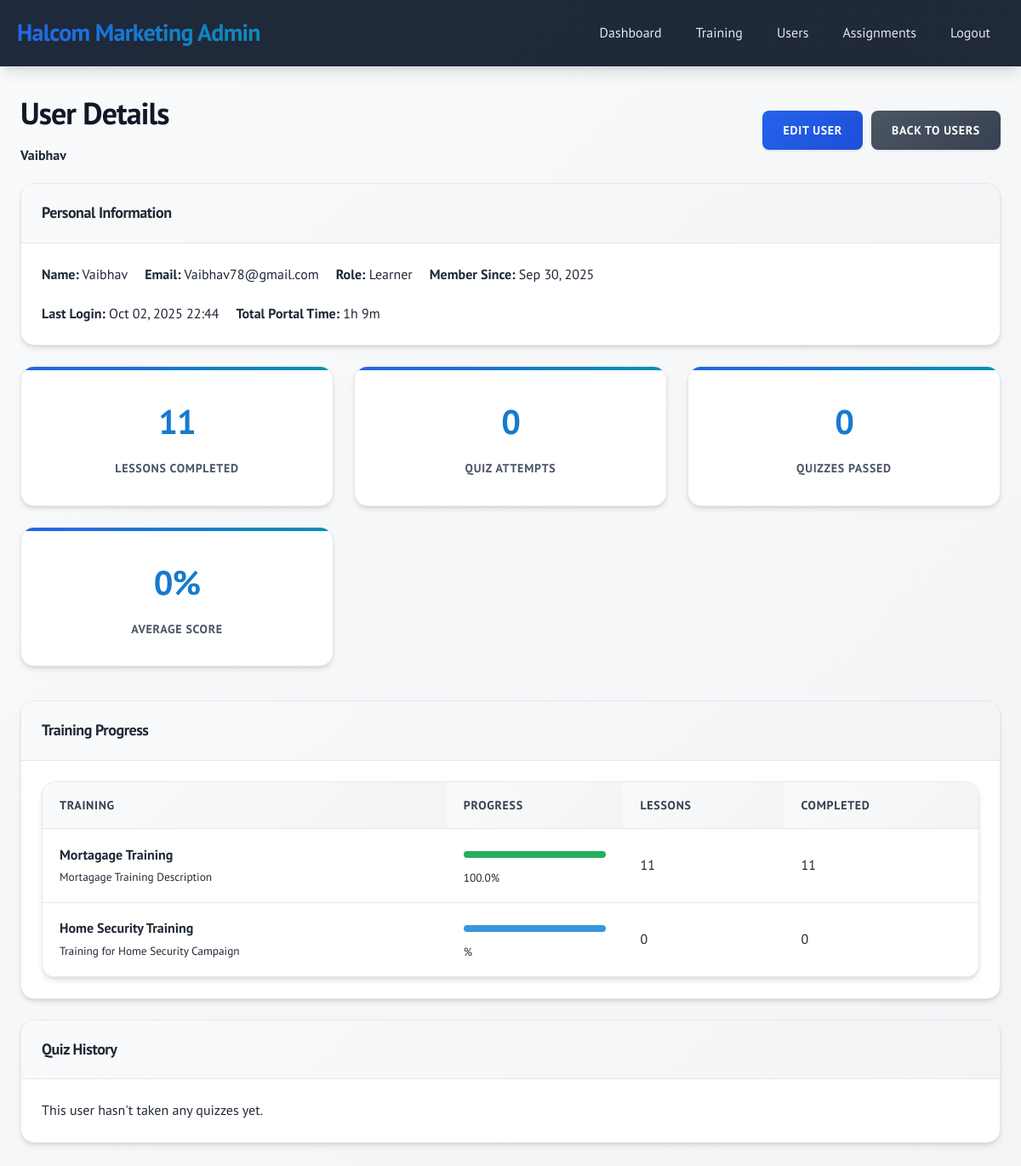
The app's page /admin/user_details.php?id=13 (signed in) with its own data.
### tables this page shows
CREATE TABLE `users` (
  `id` int(11) NOT NULL AUTO_INCREMENT,
  `name` varchar(100) NOT NULL,
  `email` varchar(100) NOT NULL,
  `password` varchar(255) NOT NULL,
  `role` enum('admin','learner') NOT NULL DEFAULT 'learner',
  `created_at` timestamp NOT NULL DEFAULT current_timestamp(),
  `last_login` timestamp NULL DEFAULT NULL,
  `total_portal_time` int(11) DEFAULT 0,
  PRIMARY KEY (`id`),
  UNIQUE KEY `email` (`email`)
);

CREATE TABLE `courses` (
  `id` int(11) NOT NULL AUTO_INCREMENT,
  `title` varchar(200) NOT NULL,
  `description` text DEFAULT NULL,
  `created_by` int(11) NOT NULL,
  `created_at` timestamp NOT NULL DEFAULT current_timestamp(),
  PRIMARY KEY (`id`),
  KEY `created_by` (`created_by`),
  CONSTRAINT `courses_ibfk_1` FOREIGN KEY (`created_by`) REFERENCES `users` (`id`) ON DELETE CASCADE
);

### includes/functions.php (called while the page is built, shortened)
<?php
function formatDate($date) {
    return date('M d, Y', strtotime($date));
}
function formatDateTime($date) {
    return date('M d, Y H:i', strtotime($date));
}
function formatDuration($seconds) {
    if ($seconds < 60) {
        return $seconds . 's';
    } elseif ($seconds < 3600) {
        return floor($seconds / 60) . 'm ' . ($seconds % 60) . 's';
    } else {
        $hours = floor($seconds / 3600);
        $minutes = floor(($seconds % 3600) / 60);
        return $hours . 'h ' . $minutes . 'm';
    }
}
?>

### admin/user_details.php (the view, shortened to what this page needs)
<?php
require_once '../includes/functions.php';
$pdo = getDBConnection();
$user_id = $_GET['id'] ?? null;
$stmt = $pdo->prepare("SELECT * FROM users WHERE id = ? AND role = 'learner'");
$stmt->execute([$user_id]);
$user = $stmt->fetch();
$stmt = $pdo->prepare("
    SELECT c.*,
           COUNT(l.id) as total_lessons,
           COUNT(p.lesson_id) as completed_lessons,
           ROUND((COUNT(p.lesson_id) / COUNT(l.id)) * 100, 1) as progress_percentage
    FROM courses c
    LEFT JOIN lessons l ON c.id = l.course_id
    LEFT JOIN progress p ON l.id = p.lesson_id AND p.user_id = ? AND p.completed = 1
    GROUP BY c.id
    ORDER BY progress_percentage DESC, c.created_at DESC
");
$stmt->execute([$user_id]);
$Training_progress = $stmt->fetchAll();
$stmt = $pdo->prepare("
    SELECT qa.*, q.title as quiz_title, q.passing_score,
           l.title as lesson_title, c.title as Training_title
    FROM quiz_attempts qa
    JOIN quizzes q ON qa.quiz_id = q.id
    JOIN lessons l ON q.lesson_id = l.id
    JOIN courses c ON l.course_id = c.id
    WHERE qa.user_id = ?
    ORDER BY qa.attempted_at DESC
");
$stmt->execute([$user_id]);
$quiz_attempts = $stmt->fetchAll();
$stats = [];
$stmt = $pdo->prepare("SELECT COUNT(*) as total FROM progress WHERE user_id = ? AND completed = 1");
$stmt->execute([$user_id]);
$stats['lessons_completed'] = $stmt->fetch()['total'];
$stmt = $pdo->prepare("SELECT COUNT(*) as total FROM quiz_attempts WHERE user_id = ?");
$stmt->execute([$user_id]);
$stats['quiz_attempts'] = $stmt->fetch()['total'];
$stmt = $pdo->prepare("SELECT COUNT(*) as total FROM quiz_attempts WHERE user_id = ? AND passed = 1");
$stmt->execute([$user_id]);
$stats['passed_quizzes'] = $stmt->fetch()['total'];
$stmt = $pdo->prepare("SELECT AVG(score) as avg_score FROM quiz_attempts WHERE user_id = ? AND score > 0");
$stmt->execute([$user_id]);
$stats['avg_score'] = round($stmt->fetch()['avg_score'] ?? 0, 1);
?>
<!DOCTYPE html>
<html lang="en">
<head>
    <link rel="stylesheet" href="../assets/css/style.css">
</head>
<body>
    <div class="header">
        <div class="header-content">
            <div class="logo">Halcom Marketing Admin</div>
            <div class="nav">
                <a href="dashboard.php">Dashboard</a>
                <a href="trainings.php">Training</a>
                <a href="users.php">Users</a>
                <a href="training_assignments.php">Assignments</a>
                <a href="../auth/logout.php">Logout</a>
            </div>
        </div>
    </div>
    <div class="container">
        <div class="d-flex justify-between align-center mb-20">
            <div>
                <h1>User Details</h1>
                <p><strong><?php echo htmlspecialchars($user['name']); ?></strong></p>
            </div>
            <div class="d-flex gap-10">
                <a href="user_edit.php?id=<?php echo $user['id']; ?>" class="btn btn-primary">Edit User</a>
                <a href="users.php" class="btn btn-secondary">Back to Users</a>
            </div>
        </div>
        <div class="card">
            <div class="card-header">
                Personal Information
            </div>
            <div class="card-body">
                <div class="d-flex gap-20">
                    <div>
                        <strong>Name:</strong> <?php echo htmlspecialchars($user['name']); ?>
                    </div>
                    <div>
                        <strong>Email:</strong> <?php echo htmlspecialchars($user['email']); ?>
                    </div>
                    <div>
                        <strong>Role:</strong> <?php echo ucfirst($user['role']); ?>
                    </div>
                    <div>
                        <strong>Member Since:</strong> <?php echo formatDate($user['created_at']); ?>
                    </div>
                </div>
                <div class="d-flex gap-20 mt-20">
                    <div>
                        <strong>Last Login:</strong>
                        <?php if ($user['last_login']): ?>
                            <?php echo formatDateTime($user['last_login']); ?>
                        <?php else: ?>
                            <em>Never</em>
                        <?php endif; ?>
                    </div>
                    <div>
                        <strong>Total Portal Time:</strong>
                        <?php if ($user['total_portal_time'] > 0): ?>
                            <?php echo formatDuration($user['total_portal_time']); ?>
                        <?php else: ?>
                            <em>0m</em>
                        <?php endif; ?>
                    </div>
                </div>
            </div>
        </div>
        <div class="dashboard">
            <div class="stat-card">
                <div class="stat-number"><?php echo $stats['lessons_completed']; ?></div>
                <div class="stat-label">Lessons Completed</div>
            </div>
            <div class="stat-card">
                <div class="stat-number"><?php echo $stats['quiz_attempts']; ?></div>
                <div class="stat-label">Quiz Attempts</div>
            </div>
            <div class="stat-card">
                <div class="stat-number"><?php echo $stats['passed_quizzes']; ?></div>
                <div class="stat-label">Quizzes Passed</div>
            </div>
            <div class="stat-card">
                <div class="stat-number"><?php echo $stats['avg_score']; ?>%</div>
                <div class="stat-label">Average Score</div>
            </div>
        </div>
        <div class="card">
            <div class="card-header">
                Training Progress
            </div>
            <div class="card-body">
                <?php if (empty($Training_progress)): ?>
                    <p>This user hasn't started any Training yet.</p>
                <?php else: ?>
                    <div class="table-container">
                        <table>
                            <thead>
                                <tr>
                                    <th>Training</th>
                                    <th>Progress</th>
                                    <th>Lessons</th>
                                    <th>Completed</th>
                                </tr>
                            </thead>
                            <tbody>
                                <?php foreach ($Training_progress as $Training): ?>
                                    <tr>
                                        <td>
                                            <strong><?php echo htmlspecialchars($Training['title']); ?></strong><br>
                                            <small><?php echo htmlspecialchars(substr($Training['description'], 0, 100)) . (strlen($Training['description']) > 100 ? '...' : ''); ?></small>
                                        </td>
                                        <td>
                                            <div class="progress">
                                                <div class="progress-bar <?php echo $Training['progress_percentage'] >= 100 ? 'success' : ''; ?>"
                                                     style="width: <?php echo $Training['progress_percentage']; ?>%"></div>
                                            </div>
                                            <small><?php echo $Training['progress_percentage']; ?>%</small>
                                        </td>
                                        <td><?php echo $Training['total_lessons']; ?></td>
                                        <td><?php echo $Training['completed_lessons']; ?></td>
                                    </tr>
                                <?php endforeach; ?>
                            </tbody>
                        </table>
                    </div>
                <?php endif; ?>
            </div>
        </div>
        <div class="card">
            <div class="card-header">
                Quiz History
            </div>
            <div class="card-body">
                <?php if (empty($quiz_attempts)): ?>
                    <p>This user hasn't taken any quizzes yet.</p>
                <?php endif; ?>
            </div>
        </div>
    </div>
</body>
</html>

### records on screen
users: name "Vaibhav", email "Vaibhav78@gmail.com", role "Learner", created_at "Sep 30, 2025", last_login "Oct 02, 2025 22:44", total_portal_time "1h 9m"
courses: title "Mortagage Training", description "Mortagage Training Description", progress_percentage "100.0", total_lessons "11", completed_lessons "11"
courses: title "Home Security Training", description "Training for Home Security Campaign", total_lessons "0", completed_lessons "0"

### other values on screen
$stats['lessons_completed'] "11"
$stats['quiz_attempts'] "0"
$stats['passed_quizzes'] "0"
$stats['avg_score'] "0"
